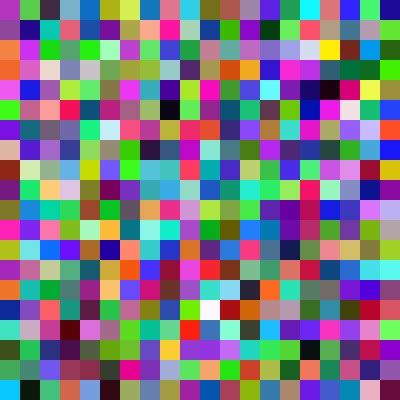
Frame 1 (no input)
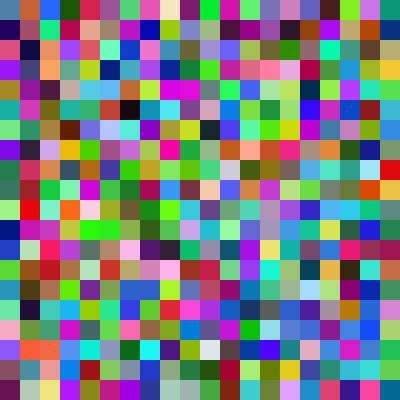
Frame 2 (the mouse pressed at the canvas centre, redrawn once)

The p5.js sketch that drew these frames (run headless with seeded random() and noise() and a simulated clock; the mouse was pressed at the canvas centre and the sketch redrawn once):

// p5.js sketch
// ── sketch.js
let rectSize = 20;

function setup() {
  createCanvas(400, 400);
}

function draw() {
  background(50);

  noStroke();
  for (let y = 0; y < height; y += rectSize) {
    for (let x = 0; x < width; x += rectSize) {
      fill(random(255), random(255), random(255));
      rect(x, y, rectSize, rectSize);
    }
  }

  noLoop(); // stop draw() from looping
}
